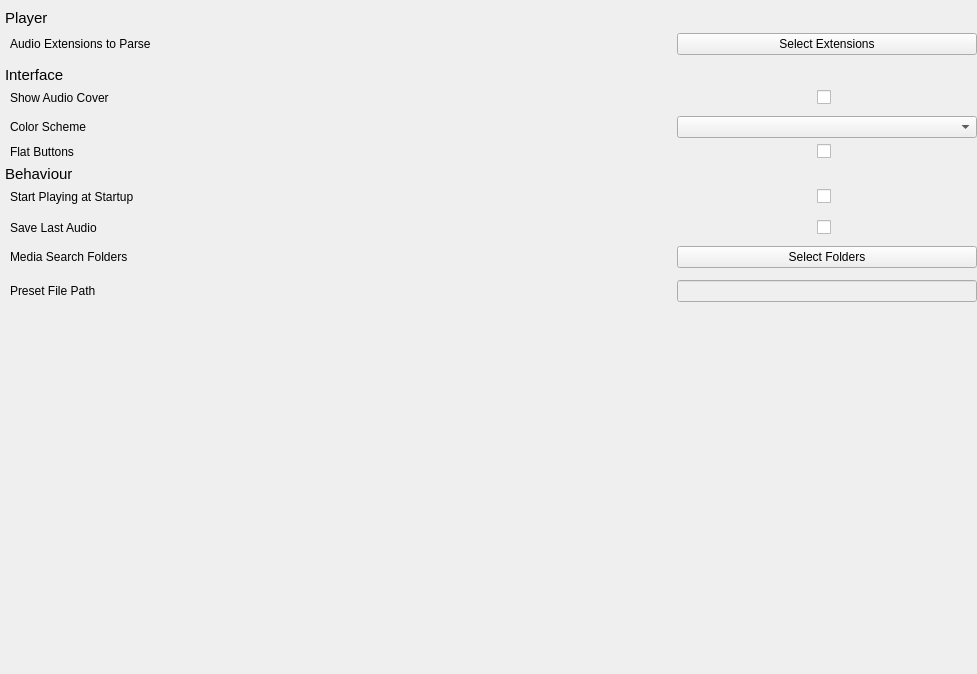
          <widget class="QWidget" name="scrollAreaWidgetContents">
           <property name="geometry">
            <rect>
             <x>0</x>
             <y>0</y>
             <width>977</width>
             <height>674</height>
            </rect>
           </property>
           <layout class="QGridLayout" name="gridLayout_10">
            <property name="leftMargin">
             <number>0</number>
            </property>
            <property name="topMargin">
             <number>0</number>
            </property>
            <property name="rightMargin">
             <number>0</number>
            </property>
            <property name="bottomMargin">
             <number>0</number>
            </property>
            <item row="0" column="0">
             <layout class="QVBoxLayout" name="verticalLayout">
              <property name="bottomMargin">
               <number>10</number>
              </property>
              <item>
               <widget class="QFrame" name="settingHLine_1">
                <property name="sizePolicy">
                 <sizepolicy hsizetype="Fixed" vsizetype="Fixed">
                  <horstretch>0</horstretch>
                  <verstretch>0</verstretch>
                 </sizepolicy>
                </property>
                <property name="frameShape">
                 <enum>QFrame::HLine</enum>
                </property>
                <property name="frameShadow">
                 <enum>QFrame::Raised</enum>
                </property>
               </widget>
              </item>
              <item>
               <layout class="QHBoxLayout" name="horizontalLayout_7">
                <property name="leftMargin">
                 <number>5</number>
                </property>
                <item>
                 <widget class="QLabel" name="label_6">
                  <property name="font">
                   <font>
                    <pointsize>11</pointsize>
                   </font>
                  </property>
                  <property name="text">
                   <string>Player</string>
                  </property>
                 </widget>
                </item>
               </layout>
              </item>
              <item>
               <layout class="QHBoxLayout" name="settingsExtensions">
                <property name="leftMargin">
                 <number>10</number>
                </property>
                <property name="topMargin">
                 <number>0</number>
                </property>
                <property name="bottomMargin">
                 <number>5</number>
                </property>
                <item>
                 <widget class="QLabel" name="settingsExtensionsLabel">
                  <property name="text">
                   <string>Audio Extensions to Parse</string>
                  </property>
                 </widget>
                </item>
                <item>
                 <widget class="QPushButton" name="settingsExtensionsButton">
                  <property name="maximumSize">
                   <size>
                    <width>300</width>
                    <height>16777215</height>
                   </size>
                  </property>
                  <property name="text">
                   <string>Select Extensions</string>
                  </property>
                 </widget>
                </item>
               </layout>
              </item>
              <item>
               <layout class="QHBoxLayout" name="horizontalLayout_4">
                <property name="leftMargin">
                 <number>5</number>
                </property>
                <item>
                 <widget class="QLabel" name="label_3">
                  <property name="sizePolicy">
                   <sizepolicy hsizetype="Preferred" vsizetype="Preferred">
                    <horstretch>0</horstretch>
                    <verstretch>0</verstretch>
                   </sizepolicy>
                  </property>
                  <property name="font">
                   <font>
                    <pointsize>11</pointsize>
                   </font>
                  </property>
                  <property name="lineWidth">
                   <number>1</number>
                  </property>
                  <property name="text">
                   <string>Interface</string>
                  </property>
                 </widget>
                </item>
               </layout>
              </item>
              <item>
               <layout class="QHBoxLayout" name="horizontalLayout" stretch="0,0">
                <property name="leftMargin">
                 <number>10</number>
                </property>
                <property name="topMargin">
                 <number>0</number>
                </property>
                <property name="rightMargin">
                 <number>0</number>
                </property>
                <property name="bottomMargin">
                 <number>5</number>
                </property>
                <item>
                 <widget class="QLabel" name="settingsAudioCoverLabel">
                  <property name="sizePolicy">
                   <sizepolicy hsizetype="Preferred" vsizetype="Preferred">
                    <horstretch>0</horstretch>
                    <verstretch>0</verstretch>
                   </sizepolicy>
                  </property>
                  <property name="text">
                   <string>Show Audio Cover</string>
                  </property>
                 </widget>
                </item>
                <item>
                 <widget class="QCheckBox" name="settingsAudioCoverCheckBox">
                  <property name="maximumSize">
                   <size>
                    <width>160</width>
                    <height>16777215</height>
                   </size>
                  </property>
                  <property name="text">
                   <string/>
                  </property>
                 </widget>
                </item>
               </layout>
              </item>
              <item>
               <layout class="QHBoxLayout" name="settingsColorThemeLayout">
                <property name="leftMargin">
                 <number>10</number>
                </property>
                <item>
                 <widget class="QLabel" name="settingsColorThemeLabel">
                  <property name="text">
                   <string>Color Scheme</string>
                  </property>
                 </widget>
                </item>
                <item>
                 <widget class="QComboBox" name="settingsColorThemeComboBox">
                  <property name="maximumSize">
                   <size>
                    <width>300</width>
                    <height>16777215</height>
                   </size>
                  </property>
                 </widget>
                </item>
               </layout>
              </item>
              <item>
               <layout class="QHBoxLayout" name="horizontalLayout_10">
                <property name="leftMargin">
                 <number>10</number>
                </property>
                <item>
                 <widget class="QLabel" name="settingsFlatButtonsLabel">
                  <property name="text">
                   <string>Flat Buttons</string>
                  </property>
                 </widget>
                </item>
                <item>
                 <widget class="QCheckBox" name="settingsFlatButtonsCheckBox">
                  <property name="maximumSize">
                   <size>
                    <width>160</width>
                    <height>16777215</height>
                   </size>
                  </property>
                  <property name="text">
                   <string/>
                  </property>
                 </widget>
                </item>
               </layout>
              </item>
              <item>
               <layout class="QHBoxLayout" name="horizontalLayout_5">
                <property name="leftMargin">
                 <number>5</number>
                </property>
                <item>
                 <widget class="QLabel" name="label_4">
                  <property name="font">
                   <font>
                    <pointsize>11</pointsize>
                   </font>
                  </property>
                  <property name="text">
                   <string>Behaviour</string>
                  </property>
                 </widget>
                </item>
               </layout>
              </item>
              <item>
               <layout class="QHBoxLayout" name="horizontalLayout_8">
                <property name="leftMargin">
                 <number>10</number>
                </property>
                <property name="bottomMargin">
                 <number>5</number>
                </property>
                <item>
                 <widget class="QLabel" name="settingsPlayAtStartupLabel">
                  <property name="text">
                   <string>Start Playing at Startup</string>
                  </property>
                 </widget>
                </item>
                <item>
                 <widget class="QCheckBox" name="settingsPlayAtStartupCheckBox">
                  <property name="maximumSize">
                   <size>
                    <width>160</width>
                    <height>16777215</height>
                   </size>
                  </property>
                  <property name="text">
                   <string/>
                  </property>
                 </widget>
                </item>
               </layout>
              </item>
              <item>
               <layout class="QHBoxLayout" name="horizontalLayout_3">
                <property name="leftMargin">
                 <number>10</number>
                </property>
                <property name="topMargin">
                 <number>5</number>
                </property>
                <property name="bottomMargin">
                 <number>5</number>
                </property>
                <item>
                 <widget class="QLabel" name="settingsSaveLastAudioLabel">
                  <property name="text">
                   <string>Save Last Audio</string>
                  </property>
                 </widget>
                </item>
                <item>
                 <widget class="QCheckBox" name="settingsSaveLastAudioCheckBox">
                  <property name="enabled">
                   <bool>true</bool>
                  </property>
                  <property name="maximumSize">
                   <size>
                    <width>160</width>
                    <height>16777215</height>
                   </size>
                  </property>
                  <property name="text">
                   <string/>
                  </property>
                 </widget>
                </item>
               </layout>
              </item>
              <item>
               <layout class="QHBoxLayout" name="settingsMediaFoldersLayout">
                <property name="leftMargin">
                 <number>10</number>
                </property>
                <item>
                 <widget class="QLabel" name="settingsMediaFoldersLabel">
                  <property name="text">
                   <string>Media Search Folders</string>
                  </property>
                 </widget>
                </item>
                <item>
                 <widget class="QPushButton" name="settingsMediaFoldersButton">
                  <property name="sizePolicy">
                   <sizepolicy hsizetype="Preferred" vsizetype="Fixed">
                    <horstretch>0</horstretch>
                    <verstretch>0</verstretch>
                   </sizepolicy>
                  </property>
                  <property name="minimumSize">
                   <size>
                    <width>0</width>
                    <height>0</height>
                   </size>
                  </property>
                  <property name="maximumSize">
                   <size>
                    <width>300</width>
                    <height>16777215</height>
                   </size>
                  </property>
                  <property name="text">
                   <string>Select Folders</string>
                  </property>
                 </widget>
                </item>
               </layout>
              </item>
              <item>
               <layout class="QHBoxLayout" name="settingsMediaFoldersHLayout">
                <item>
                 <widget class="DirectoryListView" name="settingsDirectoryListView" native="true"/>
                </item>
               </layout>
              </item>
              <item>
               <layout class="QHBoxLayout" name="settingsConfigPathLayout">
                <property name="leftMargin">
                 <number>10</number>
                </property>
                <item>
                 <widget class="QLabel" name="settingsConfigPathlabel">
                  <property name="text">
                   <string>Preset File Path</string>
                  </property>
                 </widget>
                </item>
                <item>
                 <widget class="QLineEdit" name="settingsConfigPathEdit">
                  <property name="enabled">
                   <bool>false</bool>
                  </property>
                  <property name="maximumSize">
                   <size>
                    <width>300</width>
                    <height>16777215</height>
                   </size>
                  </property>
                 </widget>
                </item>
               </layout>
              </item>
              <item>
               <spacer name="verticalSpacer_2">
                <property name="orientation">
                 <enum>Qt::Vertical</enum>
                </property>
                <property name="sizeHint" stdset="0">
                 <size>
                  <width>20</width>
                  <height>40</height>
                 </size>
                </property>
               </spacer>
              </item>
             </layout>
            </item>
           </layout>
          </widget>
